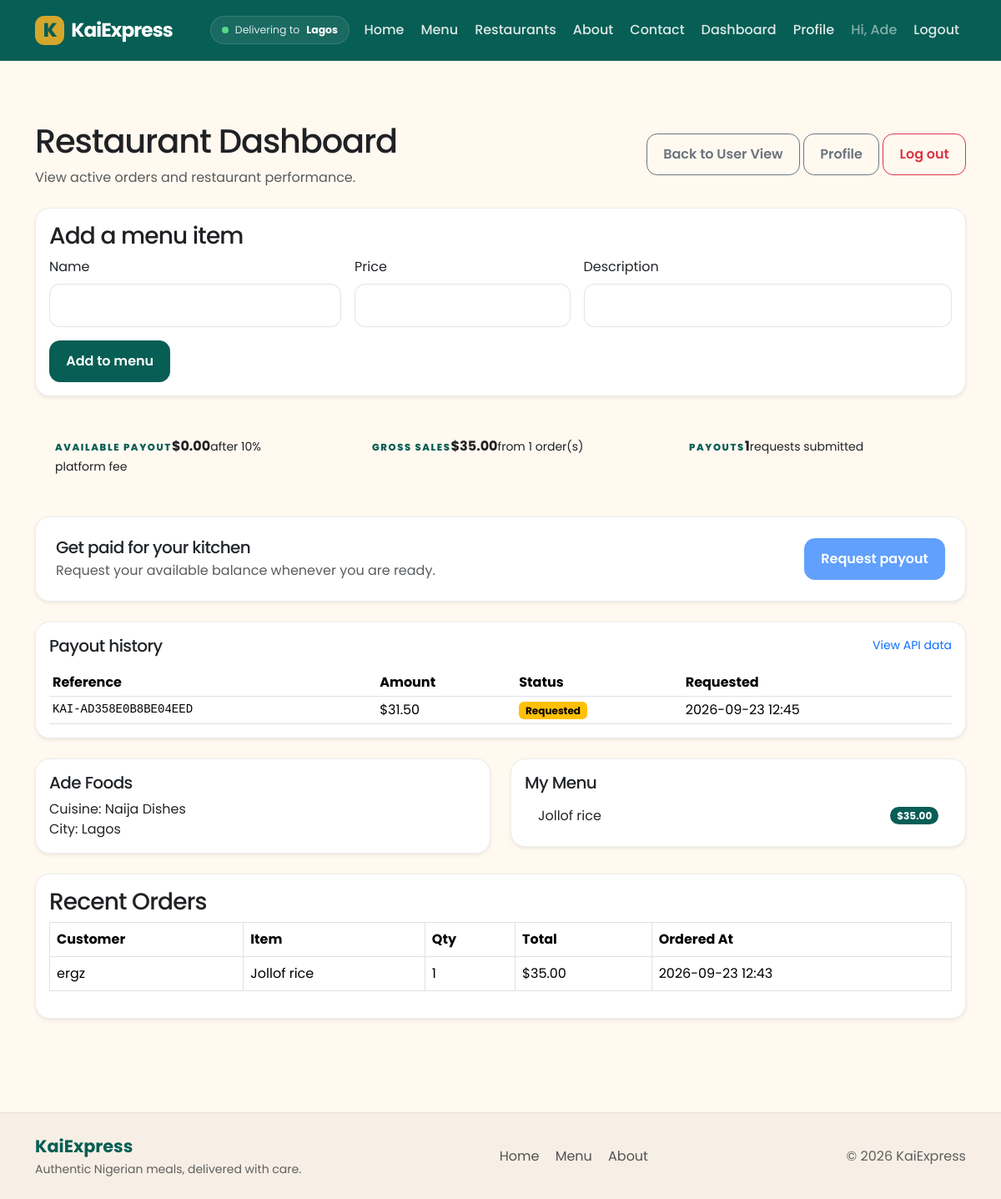
/restaurant/dashboard (signed in), run on an earlier commit of the app's database.
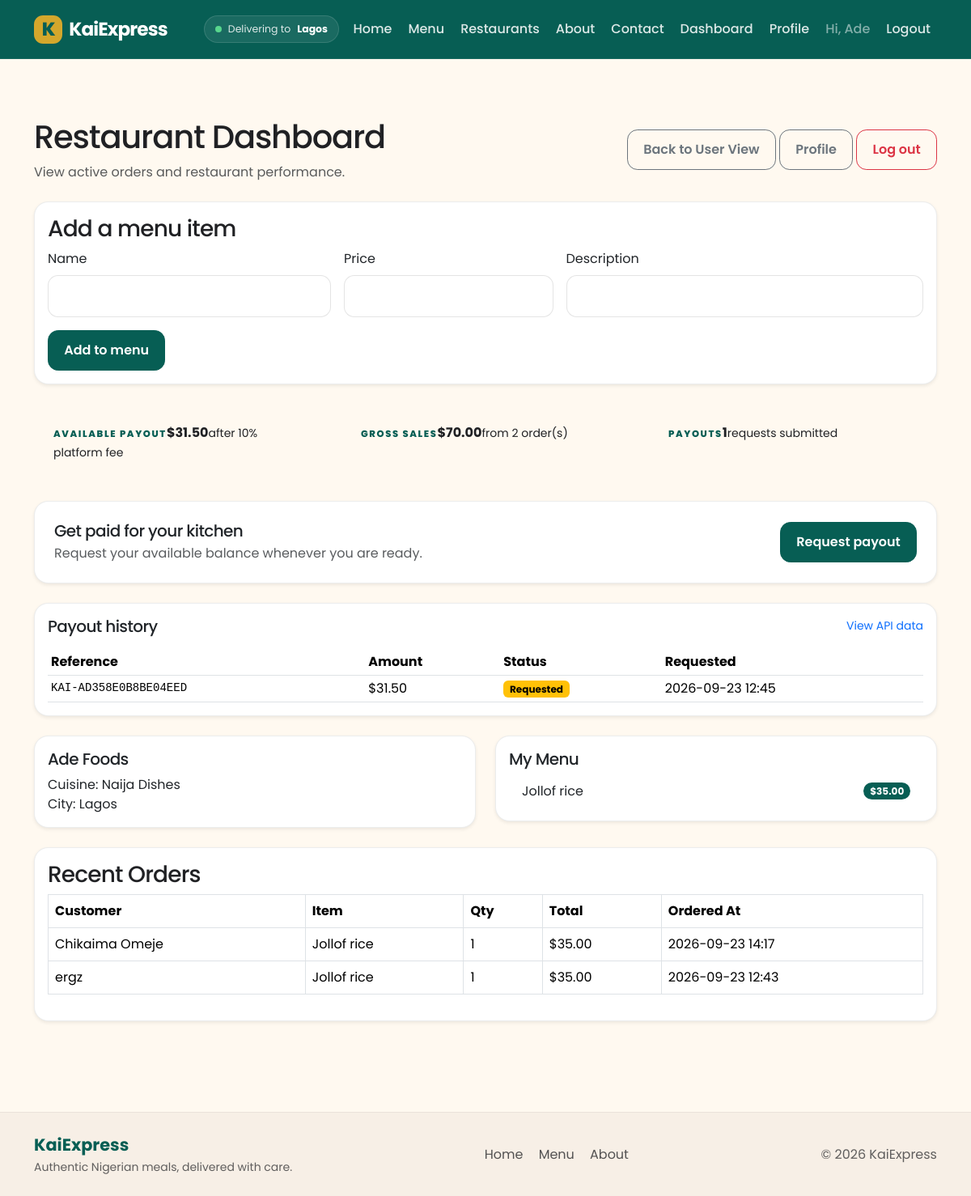
And on a later commit of the database.
### packages/models.py (models this page shows, shortened)
class User(db.Model, UserMixin):
    __tablename__ = "users"
    id = db.Column(db.Integer, primary_key=True)
    name = db.Column(db.String(100), nullable=False)
    email = db.Column(db.String(120), unique=True, nullable=False)
    password_hash = db.Column(db.String(255), nullable=False)
    is_restaurant = db.Column(db.Boolean, default=False)
    cuisine = db.Column(db.String(80))
    city = db.Column(db.String(80))
    menu_items = db.relationship(
        "MenuItem",
        backref="restaurant",
        lazy=True
    )
    customer_orders = db.relationship(
        "Order",
        foreign_keys="Order.customer_id",
        backref="customer",
        lazy=True
    )
    restaurant_orders = db.relationship(
        "Order",
        foreign_keys="Order.restaurant_id",
        backref="restaurant",
        lazy=True
    )

class Payout(db.Model):
    __tablename__ = "payouts"
    id = db.Column(db.Integer, primary_key=True)
    restaurant_id = db.Column(
        db.Integer,
        db.ForeignKey("users.id"),
        nullable=False,
    )
    amount = db.Column(db.Numeric(12, 2), nullable=False)
    gross_amount = db.Column(db.Numeric(12, 2), nullable=False)
    platform_fee = db.Column(db.Numeric(12, 2), nullable=False)
    status = db.Column(db.String(20), nullable=False, default="requested")
    payment_reference = db.Column(db.String(120), unique=True)
    requested_at = db.Column(db.DateTime, default=datetime.utcnow)
    paid_at = db.Column(db.DateTime)
    restaurant = db.relationship("User", backref="payouts")

class MenuItem(db.Model):
    __tablename__ = "menu_items"
    id = db.Column(db.Integer, primary_key=True)
    title = db.Column(db.String(120), nullable=False)
    description = db.Column(db.Text, nullable=False)
    price = db.Column(db.Float, nullable=False)
    restaurant_id = db.Column(
        db.Integer,
        db.ForeignKey("users.id"),
        nullable=False
    )

class Order(db.Model):
    __tablename__ = "orders"
    id = db.Column(db.Integer, primary_key=True)
    restaurant_id = db.Column(
        db.Integer,
        db.ForeignKey("users.id"),
        nullable=False
    )
    customer_id = db.Column(
        db.Integer,
        db.ForeignKey("users.id")
    )
    menu_item_id = db.Column(
        db.Integer,
        db.ForeignKey("menu_items.id"),
        nullable=False
    )
    customer_name = db.Column(db.String(100))
    quantity = db.Column(db.Integer, default=1)
    price = db.Column(db.Float)
    payment_status = db.Column(db.String(20), nullable=False, default="pending")
    payment_method = db.Column(db.String(30))
    payment_reference = db.Column(db.String(120), unique=True)
    paid_at = db.Column(db.DateTime)
    created_at = db.Column(
        db.DateTime,
        default=datetime.utcnow
    )
    menu_item = db.relationship(
        "MenuItem"
    )

### packages/admin_routes.py (the view)
    @app.route("/restaurant/dashboard")
    @login_required
    def restaurant_dashboard():
        if not current_user.is_authenticated or not current_user.is_restaurant:
            flash("Unauthorized access.", "danger")
            return redirect(url_for("home"))
        orders = Order.query.filter_by(restaurant_id=current_user.id).order_by(Order.created_at.desc()).all()
        menu = MenuItem.query.filter_by(restaurant_id=current_user.id).all()
        payouts = Payout.query.filter_by(restaurant_id=current_user.id).order_by(Payout.requested_at.desc()).all()
        return render_template(
            "admin/dashboard.html",
            orders=orders,
            menu=menu,
            payouts=payouts,
            payout_summary=payout_summary(current_user.id, Order, Payout),
        )

### packages/templates/admin/dashboard.html (shortened to what this page needs)
{% extends "base.html" %}
{% block content %}
<div class="d-flex justify-content-between align-items-center mb-4">
  <div>
    <h1>Restaurant Dashboard</h1>
    <p class="text-muted">View active orders and restaurant performance.</p>
  </div>
  <div>
    <a href="{{ url_for('home') }}" class="btn btn-outline-secondary">Back to User View</a>
    <a href="{{ url_for('restaurant_profile') }}" class="btn btn-outline-secondary">Profile</a>
    <a href="{{ url_for('restaurant_logout') }}" class="btn btn-outline-danger">Log out</a>
  </div>
</div>
<div class="card shadow-sm mb-4">
  <div class="card-body">
    <h3>Add a menu item</h3>
    <form method="post" action="{{ url_for('add_menu_item') }}" class="row g-3">
      <div class="col-md-4"><label class="form-label">Name</label><input class="form-control" name="title" required></div>
      <div class="col-md-3"><label class="form-label">Price</label><input class="form-control" name="price" type="number" min="0.01" step="0.01" required></div>
      <div class="col-md-5"><label class="form-label">Description</label><input class="form-control" name="description" required></div>
      <div class="col-12"><button class="btn btn-primary" type="submit">Add to menu</button></div>
    </form>
  </div>
</div>
<div class="row row-cols-1 row-cols-md-3 g-4 mb-4">
  <div class="col"><div class="metric-card p-4 h-100"><span class="eyebrow text-primary">AVAILABLE PAYOUT</span><strong>${{ '%.2f'|format(payout_summary.available) }}</strong><small>after 10% platform fee</small></div></div>
  <div class="col"><div class="metric-card p-4 h-100"><span class="eyebrow text-primary">GROSS SALES</span><strong>${{ '%.2f'|format(payout_summary.gross) }}</strong><small>from {{ orders|length }} order(s)</small></div></div>
  <div class="col"><div class="metric-card p-4 h-100"><span class="eyebrow text-primary">PAYOUTS</span><strong>{{ payouts|length }}</strong><small>requests submitted</small></div></div>
</div>
<div class="card shadow-sm mb-4 payout-card">
  <div class="card-body p-4 d-flex flex-wrap justify-content-between align-items-center gap-3">
    <div><h3 class="h5 mb-1">Get paid for your kitchen</h3><p class="text-body-secondary mb-0">Request your available balance whenever you are ready.</p></div>
    <form method="post" action="{{ url_for('request_payout') }}"><button class="btn btn-primary" type="submit" {% if payout_summary.available <= 0 %}disabled{% endif %}>Request payout</button></form>
  </div>
</div>
{% if payouts %}
<div class="card shadow-sm mb-4">
  <div class="card-body">
    <div class="d-flex justify-content-between align-items-center mb-3">
      <h3 class="h5 mb-0">Payout history</h3>
      <a href="{{ url_for('api_payouts') }}" class="small text-decoration-none">View API data</a>
    </div>
    <div class="table-responsive">
      <table class="table table-sm align-middle mb-0">
        <thead><tr><th>Reference</th><th>Amount</th><th>Status</th><th>Requested</th></tr></thead>
        <tbody>
          {% for payout in payouts %}
          <tr>
            <td class="font-monospace small">{{ payout.payment_reference or 'Pending reference' }}</td>
            <td>${{ '%.2f'|format(payout.amount) }}</td>
            <td><span class="badge text-bg-warning">{{ payout.status|capitalize }}</span></td>
            <td>{{ payout.requested_at.strftime('%Y-%m-%d %H:%M') if payout.requested_at else 'Pending' }}</td>
          </tr>
          {% endfor %}
        </tbody>
      </table>
    </div>
  </div>
</div>
{% endif %}
<div class="row row-cols-1 row-cols-md-2 g-4 mb-4">
  <div class="col">
    <div class="card shadow-sm">
      <div class="card-body">
        <h5 class="card-title">{{ current_user.name }}</h5>
        <p class="card-text">Cuisine: {{ current_user.cuisine }}</p>
        <p class="card-text">City: {{ current_user.city }}</p>
      </div>
    </div>
  </div>
  <div class="col">
    <div class="card shadow-sm">
      <div class="card-body">
        <h5 class="card-title">My Menu</h5>
        <ul class="list-group list-group-flush">
          {% for item in menu %}
          <li class="list-group-item d-flex justify-content-between align-items-center">
            <span>{{ item.title }}</span>
            <span class="badge bg-primary rounded-pill">${{ '%.2f'|format(item.price) }}</span>
          </li>
          {% else %}
          <li class="list-group-item">No menu items yet.</li>
          {% endfor %}
        </ul>
      </div>
    </div>
  </div>
</div>
<div class="card shadow-sm">
  <div class="card-body">
    <h3>Recent Orders</h3>
    {% if orders %}
    <div class="table-responsive">
      <table class="table table-bordered align-middle">
        <thead>
          <tr>
            <th>Customer</th>
            <th>Item</th>
            <th>Qty</th>
            <th>Total</th>
            <th>Ordered At</th>
          </tr>
        </thead>
        <tbody>
          {% for order in orders %}
          <tr>
            <td>{{ order.customer_name }}</td>
            <td>{{ order.menu_item.title }}</td>
            <td>{{ order.quantity }}</td>
            <td>${{ '%.2f'|format(order.price * order.quantity) }}</td>
            <td>{{ order.created_at.strftime('%Y-%m-%d %H:%M') }}</td>
          </tr>
          {% endfor %}
        </tbody>
      </table>
    </div>
    {% else %}
    <p class="lead">No orders have been placed yet.</p>
    {% endif %}
  </div>
</div>
{% endblock %}

### packages/templates/base.html (shortened to what this page needs)
<!doctype html>
<html lang="en">
  <head>
    <link href="https://cdn.jsdelivr.net/npm/bootstrap@5.3.3/dist/css/bootstrap.min.css" rel="stylesheet">
    <link href="{{ url_for('static', filename='app.css') }}" rel="stylesheet">
  </head>
  <body>
    <nav class="navbar navbar-expand-lg navbar-dark" aria-label="Main navigation">
      <div class="container">
        <a class="navbar-brand fw-bold d-flex align-items-center gap-2" href="{{ url_for('home') }}">
          <span class="brand-mark">K</span>
          <span>KaiExpress</span>
        </a>
        <div class="collapse navbar-collapse" id="navMenu">
          <ul class="navbar-nav ms-auto mb-2 mb-lg-0 align-items-lg-center gap-lg-1">
            <li class="nav-item"><span class="location-pill"><span class="location-dot"></span> Delivering to <strong>Lagos</strong></span></li>
            <li class="nav-item"><a class="nav-link" href="{{ url_for('home') }}">Home</a></li>
            <li class="nav-item"><a class="nav-link" href="#menu">Menu</a></li>
            <li class="nav-item"><a class="nav-link" href="#restaurants">Restaurants</a></li>
            <li class="nav-item"><a class="nav-link" href="#about">About</a></li>
            <li class="nav-item"><a class="nav-link" href="#contact">Contact</a></li>
            {% if current_user.is_authenticated %}
              {% if current_user.is_restaurant %}
                <li class="nav-item"><a class="nav-link" href="{{ url_for('restaurant_dashboard') }}">Dashboard</a></li>
                <li class="nav-item"><a class="nav-link" href="{{ url_for('restaurant_profile') }}">Profile</a></li>
              {% else %}
                <li class="nav-item"><a class="nav-link" href="{{ url_for('orders') }}">My Orders</a></li>
              {% endif %}
              <li class="nav-item"><span class="nav-link text-white-50">Hi, {{ current_user.name.split(' ')[0] }}</span></li>
              <li class="nav-item"><a class="nav-link" href="{{ url_for('logout') }}">Logout</a></li>
            {% else %}
              <li class="nav-item"><a class="nav-link" href="{{ url_for('login') }}">Login</a></li>
              <li class="nav-item"><a class="nav-link" href="{{ url_for('register') }}">Register</a></li>
            {% endif %}
          </ul>
        </div>
      </div>
    </nav>
    <main id="main-content" class="container my-5">
      {% block content %}{% endblock %}
    </main>
    <footer class="site-footer" id="contact">
      <div class="container d-flex flex-wrap justify-content-between gap-3 align-items-center">
        <div>
          <div class="footer-brand">KaiExpress</div>
          <small>Authentic Nigerian meals, delivered with care.</small>
        </div>
        <div class="footer-links">
          <a href="{{ url_for('home') }}">Home</a>
          <a href="#menu">Menu</a>
          <a href="#about">About</a>
        </div>
        <div class="footer-copy">&copy; 2026 KaiExpress</div>
      </div>
    </footer>
  </body>
</html>

### packages/static/app.css (style rules this page uses)
:root { --kai-emerald: #075E54; --kai-gold: #D4A72C; --kai-cream: #FFF9F0; --kai-charcoal: #202124; --kai-white: #FFFFFF; --kai-terracotta: #C85C3B; --kai-sand: #F4EAE0; --kai-line: rgba(20, 25, 30, 0.08); --kai-shadow: rgba(15, 23, 42, 0.08); --bs-primary: var(--kai-emerald); --bs-primary-rgb: 7, 94, 84; }
html, body { min-height: 100%; }
body { display: flex; flex-direction: column; background: var(--kai-cream); color: var(--kai-charcoal); font-family: 'Poppins', sans-serif; }
main { flex: 1 0 auto; }
h1, h2, h3, h4, h5, h6 { color: var(--kai-charcoal); letter-spacing: -0.03em; }
p { margin-bottom: 0; }
.card { border: 1px solid var(--kai-line); border-radius: 1.1rem; }
.btn { border-radius: 0.8rem; font-weight: 600; padding: 0.75rem 1.2rem; }
.btn-primary { background: var(--kai-emerald); border-color: var(--kai-emerald); }
.form-control, .form-select { border-radius: 0.8rem; padding: 0.8rem 0.9rem; border: 1px solid rgba(32, 33, 36, 0.12); background: var(--kai-white); }
.navbar { background: var(--kai-emerald); border-bottom: 1px solid rgba(255,255,255,0.08); padding: 0.85rem 0; }
.navbar .nav-link { border-radius: 0.6rem; color: rgba(255,255,255,0.86); font-weight: 500; }
.navbar-brand { letter-spacing: -0.04em; font-size: 1.45rem; }
.location-pill { display: inline-flex; align-items: center; gap: .5rem; padding: .42rem .8rem; margin-right: .35rem; background: rgba(255,255,255,0.08); border: 1px solid rgba(255,255,255,0.12); border-radius: 999px; color: rgba(255,255,255,.86); font-size: .78rem; }
.location-pill strong { color: white; }
.location-dot, .status-dot { width: .5rem; height: .5rem; display: inline-block; border-radius: 50%; background: #58d68d; }
.brand-mark { display: grid; width: 2.2rem; height: 2.2rem; place-items: center; border-radius: 0.7rem; color: var(--kai-emerald); background: var(--kai-gold); font-weight: 800; }
.eyebrow { display: inline-block; font-size: 0.72rem; font-weight: 800; letter-spacing: 0.14em; text-transform: uppercase; color: var(--kai-emerald); }
.site-footer { background: #f7efe6; border-top: 1px solid rgba(20,25,30,0.06); padding: 1.5rem 0; margin-top: 4rem; }
.footer-brand { font-size: 1.3rem; font-weight: 700; color: var(--kai-emerald); }
.footer-links { display: flex; gap: 1.2rem; flex-wrap: wrap; }
.footer-links a { color: rgba(32,33,36,0.76); text-decoration: none; }
.footer-copy, .site-footer small { color: rgba(32,33,36,0.7); }

What changed in the data, as far as the page shows it:
added Order: customer_name "Chikaima Omeje", menu_item "Jollof rice", quantity "1", order.price*order.quantity "35.00", created_at "2026-09-23 14:17"
Also different on the page:
{{ '%.2f'|format(payout_summary.available) }}: "0.00" → "31.50"
{{ '%.2f'|format(payout_summary.gross) }}: "35.00" → "70.00"
{{ orders|length }}: "1" → "2"
